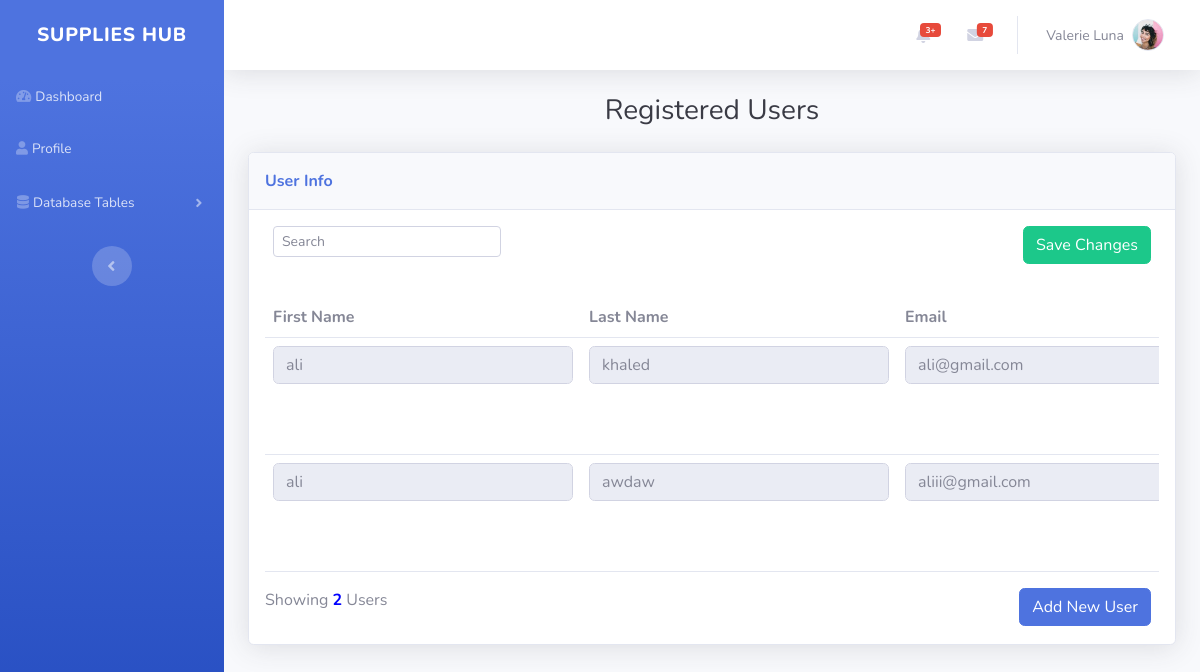
Page /admin-ManageUsers.php on the earlier database version.
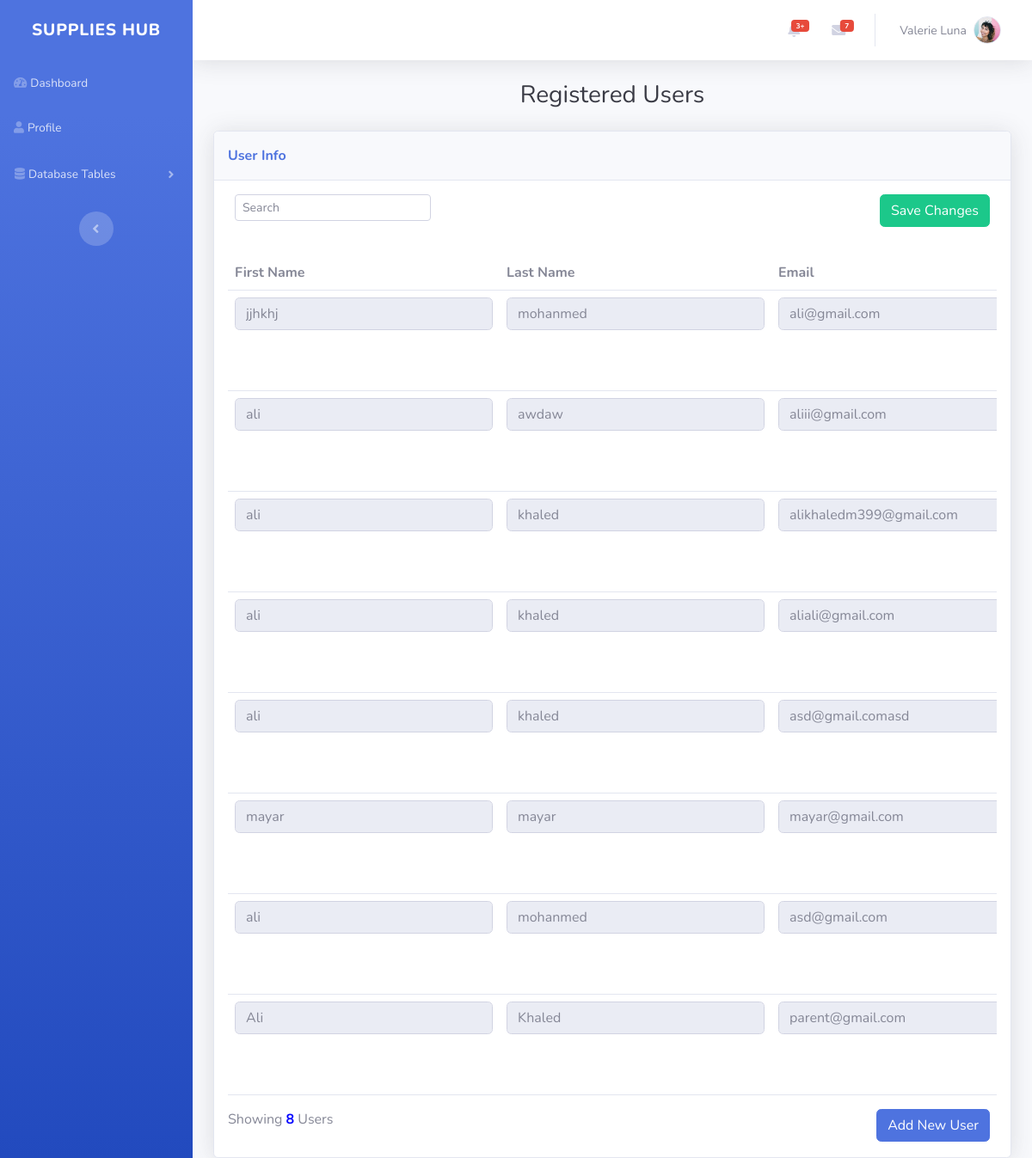
Same page on the later database version.
### tables this page shows
CREATE TABLE `usersclass` (
  `id` int(11) NOT NULL,
  `acctype` varchar(255) NOT NULL,
  `email` varchar(255) NOT NULL,
  `password` varchar(255) NOT NULL,
  `fname` varchar(255) NOT NULL,
  `lname` varchar(255) NOT NULL,
  `phone` int(11) DEFAULT NULL,
  `registerdate` date DEFAULT NULL
);

### admin-ManageUsers.php (the view, shortened to what this page needs)
<!DOCTYPE html>
<html lang="en">
<?php
require_once("connect.php");
$sql = "SELECT * FROM usersclass";
$result = mysqli_query($conn, $sql);
?>
<head>
    <link rel="stylesheet" href="assets/bootstrap/css/bootstrap.min.css">
    <link rel="stylesheet" href="https://use.fontawesome.com/releases/v5.12.0/css/all.css">
</head>
<body id="page-top">
    <div id="wrapper">
        <?php include("admin-sidebar.php"); ?>
        <div class="d-flex flex-column" id="content-wrapper">
            <div id="content">
                <?php include("admin-topbar.php"); ?>
                <div class="container-fluid">
                    <h3 class="text-dark mb-4 text-center">Registered Users</h3>
                    <div class="card shadow">
                        <div class="card-header py-3 text-nowrap d-flex justify-content-between align-items-center">
                            <p class="text-primary m-0 fw-bold">User Info</p>
                        </div>
                        <div class="card-body">
                            <div class="row">
                                <div class="col-md text-nowrap d-flex justify-content-between align-items-center">
                                    <div class="text-md-end dataTables_filter px-2" id="dataTable_filter">
                                        <label class="form-label"><input type="search" size="25" class="form-control form-control-sm" aria-controls="dataTable" placeholder="Search"></label>
                                    </div>
                                    <div class="px-2">
                                        <form method="POST">
                                            <input type="submit" name="update" class="btn btn-success text-white" value="Save Changes">
                                    </div>
                                </div>
                            </div>
                            <div class="table-responsive table mt-2" id="dataTable" role="grid" aria-describedby="dataTable_info">
                                <table class="table my-0" id="dataTable">
                                    <thead>
                                        <tr>
                                            <th>First Name</th>
                                            <th>Last Name</th>
                                            <th>Email</th>
                                        </tr>
                                    </thead>
                                    <tbody>
                                        <?php
                                        while ($row = mysqli_fetch_assoc($result)) {
                                            echo "<tr>";
                                            echo "<td><input type='text' name='fname[]' class='form-control' style='width:300px' value='" . $row['fname'] . "' disabled>&nbsp;&nbsp;</td>";
                                            echo "<td><input name='lname[]' type='text' class='form-control' style='width:300px' value='" . $row['lname'] . "' disabled></td>";
                                            echo "<td><input name='email[]' class='form-control' type='email' style='width:400px' value='" . $row['email'] . "' disabled></td>";
                                            echo "</tr>";
                                        }
                                        ?>
                                    </tbody>
                                </table>
                            </div>
                            <div class="row justify-content-between">
                                <div class="col">
                                    <?php
                                    $sqlCount = "SELECT COUNT(*) AS total FROM usersclass";
                                    $resultCount = mysqli_query($conn, $sqlCount);
                                    $rowCount = mysqli_fetch_assoc($resultCount);
                                    ?>
                                    <p>Showing <B style="color:blue"><?php echo $rowCount['total']; ?></B> Users</p>
                                </div>
                                <div class="col-auto">
                                    <a href="admin-AddUser.php"><button class="btn btn-primary text-white mx-2">Add New User</button></a>
                                </div>
                            </div>
                        </div>
                    </div>
                </div>
            </div>
</body>
</html>

### admin-sidebar.php (shortened to what this page needs)
<nav class="navbar navbar-dark align-items-start sidebar sidebar-dark accordion bg-gradient-primary p-0">
    <div class="container-fluid d-flex flex-column p-0">
        <a class="navbar-brand d-flex justify-content-center align-items-center sidebar-brand m-0" href="#">
            <div class="sidebar-brand-text"><span>Supplies Hub</span></div>
        </a>
        <ul class="navbar-nav text-light" id="accordionSidebar">
            <li class="nav-item"><a class="nav-link" href="admin-dashboard.php"><i class="fas fa-tachometer-alt"></i><span>Dashboard</span></a></li>
            <li class="nav-item"><a class="nav-link" href="admin-profile.php"><i class="fas fa-user"></i><span>Profile</span></a></li>
            <li class="nav-item">
                <button class="nav-link btn btn-link" type="button" data-bs-toggle="collapse" data-bs-target="#databaseTables" aria-expanded="false" aria-controls="databaseTables">
                    <i class="fas fa-database"></i><span>Database Tables</span>
                </button>
            </li>
        </ul>
        <div class="text-center d-none d-md-inline">
            <button class="btn rounded-circle border-0" id="sidebarToggle" type="button"></button>
        </div>
    </div>
</nav>

### admin-topbar.php (shortened to what this page needs)
<nav class="navbar navbar-light navbar-expand bg-white shadow mb-4 topbar static-top">
    <div class="container-fluid"><button class="btn btn-link d-md-none rounded-circle me-3" id="sidebarToggleTop" type="button"><i class="fas fa-bars"></i></button>
        <ul class="navbar-nav flex-nowrap ms-auto">
            <li class="nav-item dropdown no-arrow mx-1">
                <div class="nav-item dropdown no-arrow"><a class="dropdown-toggle nav-link" aria-expanded="false" data-bs-toggle="dropdown" href="#"><span class="badge bg-danger badge-counter">3+</span><i class="fas fa-bell fa-fw"></i></a>
                </div>
            </li>
            <li class="nav-item dropdown no-arrow mx-1">
                <div class="nav-item dropdown no-arrow"><a class="dropdown-toggle nav-link" aria-expanded="false" data-bs-toggle="dropdown" href="#"><span class="badge bg-danger badge-counter">7</span><i class="fas fa-envelope fa-fw"></i></a>
                </div>
            </li>
            <li class="nav-item dropdown no-arrow">
                <div class="nav-item dropdown no-arrow"><a class="dropdown-toggle nav-link" aria-expanded="false" data-bs-toggle="dropdown" href="#"><span class="d-none d-lg-inline me-2 text-gray-600 small">Valerie Luna</span><img class="border rounded-circle img-profile" src="assets/img/avatars/avatar1.jpeg"></a>
                </div>
            </li>
        </ul>
    </div>
</nav>

### admin-sidebar.php (style rules this page uses)
.sidebar-brand-text { font-size: larger; }

Differences in the rows shown:
changed usersclass "ali@gmail.com": fname "ali" → "jjhkhj"; lname "khaled" → "mohanmed"
added usersclass: fname "ali", lname "khaled", email "alikhaledm399@gmail.com"
added usersclass: fname "ali", lname "khaled", email "aliali@gmail.com"
added usersclass: fname "ali", lname "khaled", email "asd@gmail.comasd"
added usersclass: fname "mayar", lname "mayar", email "mayar@gmail.com"
added usersclass: fname "ali", lname "mohanmed", email "asd@gmail.com"
added usersclass: fname "Ali", lname "Khaled", email "parent@gmail.com"
Other differences:
$rowCount['total']: "2" → "8"
